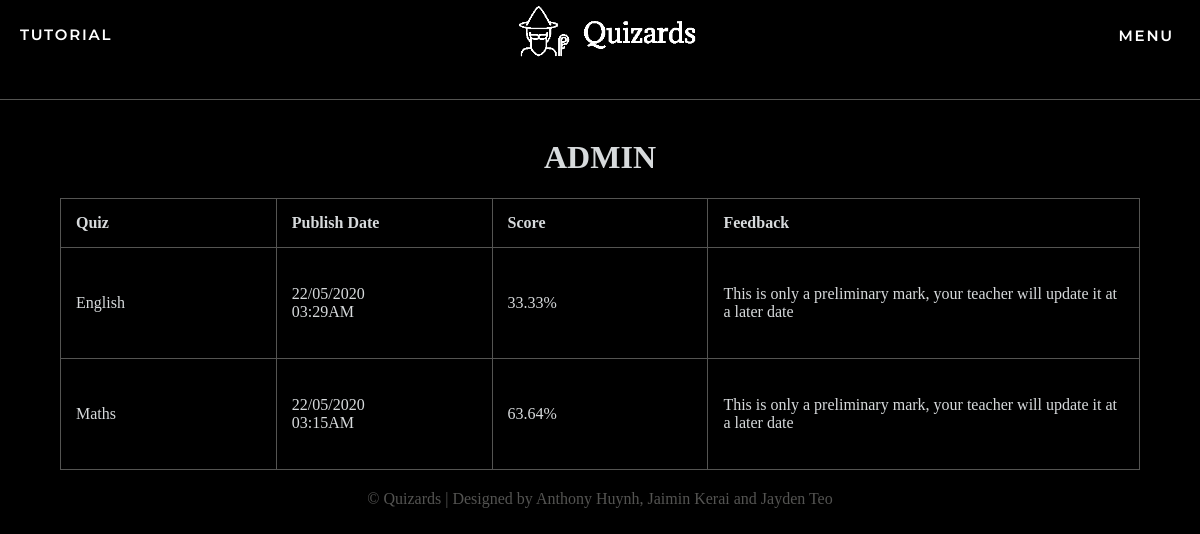
The app's page /assessments/ADMIN (signed in), older data.
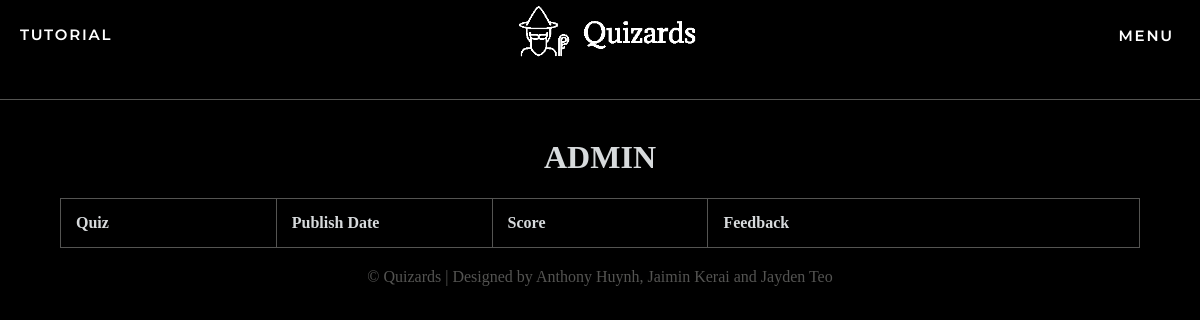
The same page, newer data.
### app/models.py (models this page shows, shortened)
class quizMarks(db.Model):
    quizMarks_id = db.Column(db.Integer, primary_key = True, autoincrement=True, unique=True)
    user_id = db.Column(db.Integer, db.ForeignKey('user.id'))
    quiz_id = db.Column(db.Integer, db.ForeignKey('quizzes.id'))
    mark = db.Column(db.Float)
    feedback = db.Column(db.String(500))

class Quizzes(db.Model):
    id = db.Column(db.Integer, primary_key=True, autoincrement=True, unique=True)
    name = db.Column(db.String(64))
    description = db.Column(db.String(255))
    questions = db.relationship('Questions', backref='Quizzes', lazy='dynamic')
    mcquestion = db.relationship('multiChoice', backref='MCQuizzes', lazy='dynamic')
    longquestions = db.relationship('LongQuestions', backref='LongQuizzes', lazy='dynamic')
    author_id = db.Column(db.Integer, db.ForeignKey('user.id'))
    pub_date = db.Column(db.DateTime, index=True, default=datetime.utcnow)
    quizMarks = db.relationship('quizMarks', backref='quizMarks', lazy='dynamic')
    posts= db.relationship('Post', backref='post', lazy='dynamic')

### app/routes.py (the view)
@app.route('/assessments/<username>')
@login_required
def assessments(username):
    if username != current_user.username:
        abort(403)
    user = User.query.filter_by(username=username).first_or_404()
    page = request.args.get('page', 1, type=int)
    posts = user.posts.order_by(Post.timestamp.desc()).paginate(
        page, app.config['POSTS_PER_PAGE'], False)
    quizzes = user.marksOf.paginate(page, app.config['POSTS_PER_PAGE'], False)
    next_url = url_for('assessments', page=quizzes.next_num) \
        if quizzes.has_next else None
    prev_url = url_for('assessments', page=quizzes.prev_num) \
        if quizzes.has_prev else None
    return render_template('assessments.html', user=user, posts=posts.items, quizzes=quizzes.items)

### app/models.py (called while the page is built)
@login.user_loader
def load_user(id):
    return User.query.get(int(id))

### app/routes.py (called while the page is built)
@app.before_request
def before_request():
    if current_user.is_authenticated:
        g.user = load_user(current_user.id)
        current_user.last_seen = datetime.utcnow()
        db.session.commit()

### app/templates/assessments.html
{% extends "base.html" %}
{% block content %}
    <h1>{{ user.username }}</h1>
    <div style="overflow-x:auto;">
    <table class="assessments">
        <tr>
            <th>Quiz</th>
            <th>Publish Date</th>
            <th>Score</th>
            <th colspan="2">Feedback</th>
        </tr>
        {% for quiz in quizzes %}
            <tr>
                <td>{{ quiz.quizMarks.name }}</td>
                <td>
                    {{ quiz.quizMarks.pub_date.strftime('%d/%m/%Y') }} </br>
                    {{ quiz.quizMarks.pub_date.strftime('%I:%M%p') }}
                </td>
                <td>{{ quiz.mark }}%</td>
                <td colspan="2">{{ quiz.feedback }}</td>
            </tr>
        {% endfor %}
    </table>
    </div>
{% endblock %}

Row changes from the older to the newer data that the page shows:
removed quizMarks: quizMarks.name "English", quizMarks.pub_date "22/05/2020", quizMarks.pub_date "03:29AM", mark "33.33", feedback "This is only a preliminary mark, your teacher will update it at a later date"
removed quizMarks: quizMarks.name "Maths", quizMarks.pub_date "22/05/2020", quizMarks.pub_date "03:15AM", mark "63.64", feedback "This is only a preliminary mark, your teacher will update it at a later date"
